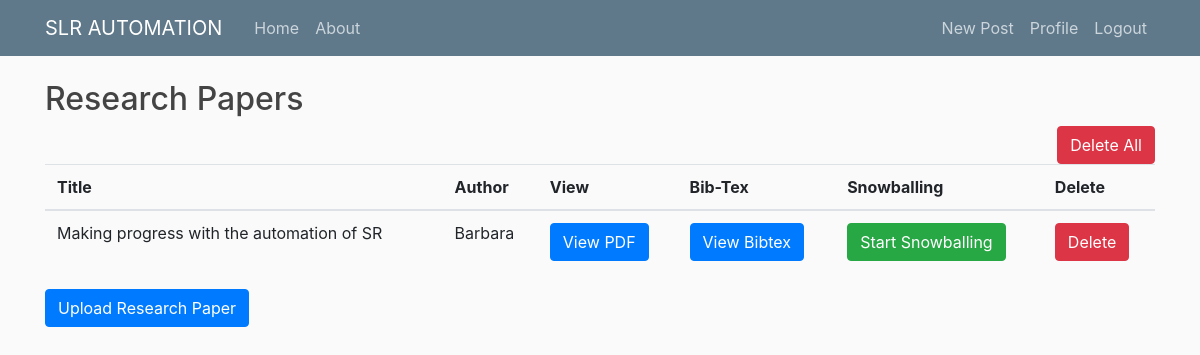
The app's page /journals_history/ (signed in), older data.
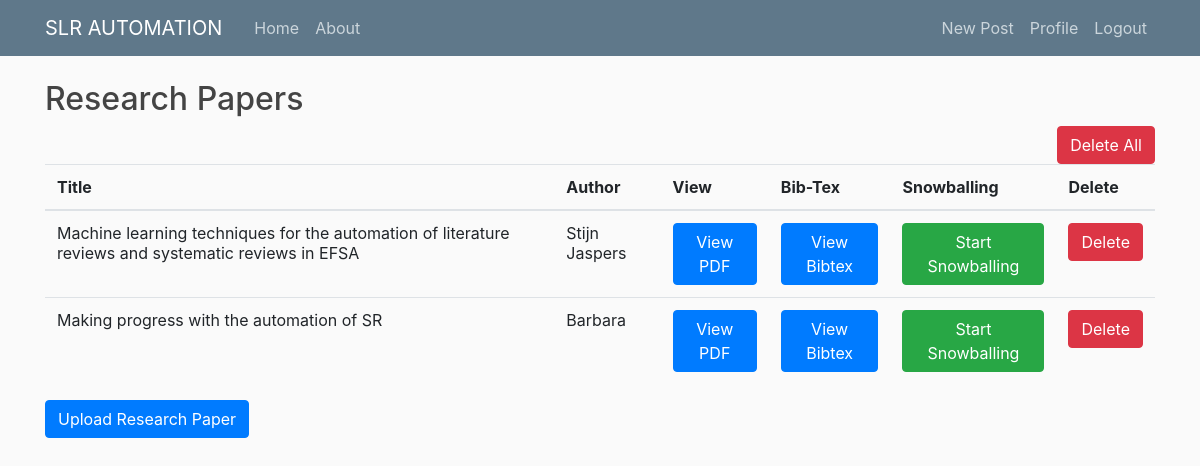
The same page, newer data.
### users/models.py (models this page shows, shortened)
class Papers(models.Model):
    id = models.AutoField(primary_key=True)
    title = models.CharField(max_length=100)
    author = models.CharField(max_length=100)
    pdf = models.FileField(upload_to='documents/')
    uploaded_at = models.DateTimeField(auto_now_add=True)
    user = models.ForeignKey(User, on_delete=models.CASCADE, null=True)
    def __str__(self):
        return self.title

### users/views.py (the view)
# urls.py: path('journals_history/', user_views.journal_history, name='journal_history'),
def journal_history(request):
    journals = Papers.objects.filter(user=request.user).order_by('-uploaded_at')
    print(journals)
    return render(request, 'users/journal_history.html', {'journals': journals})

### users/templates/users/journal_history.html
{% extends "blog/base.html" %}
{% load crispy_forms_tags %}
{% block content %}
    <h2>Research Papers</h2>
        <a href="/journals_delete" class="btn btn-danger pull-right">Delete All</a>
    <table class="table">
        <thead>
            <tr>
                <th>Title</th>
                <th>Author</th>
                <th>View</th>
                <th>Bib-Tex</th>
                <th>Snowballing</th>
                <th>Delete</th>
            </tr>
        </thead>
        <tbody>
                {% for journal in journals %}
                <tr>
                    <td>{{ journal.title}}</td>
                    <td>{{journal.author}}</td>
                    <td>
                        <a href="{{journal.pdf.url}}" class="btn btn-primary btn sm" target="_blank">
                            View PDF
                        </a>
                    </td>
                     <td>
                        <a href="/bib-tex/{{journal.id}}" class="btn btn-primary btn sm" target="_blank">
                            View Bibtex
                        </a>
                    </td>
                    <td>
                        <a href="/snowballing/{{journal.id}}" class="btn btn-success btn sm" target="_blank">
                           Start Snowballing
                        </a>
                    </td>
                     <td>
                        <a href="/journals_delete/{{journal.id}}" class="btn btn-danger btn sm">
                           Delete
                        </a>
                    </td>
                </tr>
                    {% endfor %}
        </tbody>
    </table>
    <p>
        <a href="{% url 'upload_journal' %}" class="btn btn-primary">Upload Research Paper</a>
    </p>
{% endblock %}

### blog/templates/blog/base.html (shortened to what this page needs)
{% load static %}
<html lang="en">
<head>
    <link rel="stylesheet" href="https://stackpath.bootstrapcdn.com/bootstrap/4.3.1/css/bootstrap.min.css">
    <link rel="stylesheet" type="text/css" href="{% static 'blog/main.css' %}">
    <link rel="stylesheet" href="https://cdn.datatables.net/1.10.20/css/jquery.dataTables.min.css">
    <link href="{% static 'css/parsifal.css' %}?v=2" rel="stylesheet">
    <link href="{% static 'css/font-awesome.min.css' %}" rel="stylesheet">
    <link href="{% static 'css/selectize.bootstrap3.css' %}" rel="stylesheet">
</head>
<body>
<header class="site-header">
  <nav class="navbar navbar-expand-md navbar-dark bg-steel fixed-top">
    <div class="container">
      <a class="navbar-brand mr-4" href="{% url 'blog-home' %}">SLR AUTOMATION</a>
      <div class="collapse navbar-collapse" id="navbarToggle">
        <div class="navbar-nav mr-auto">
          <a class="nav-item nav-link" href="{% url 'blog-home' %}">Home</a>
          <a class="nav-item nav-link" href="{% url 'blog-about' %}">About</a>
        </div>
        <div class="navbar-nav">
            {% if user.is_authenticated %}
                <a class="nav-item nav-link" href="{% url 'post-create' %}">New Post</a>
                <a class="nav-item nav-link" href="{% url 'profile' %}">Profile</a>
                <a class="nav-item nav-link" href="{% url 'logout' %}">Logout</a>
            {% else %}
                <a class="nav-item nav-link" href="{% url 'login' %}">Login</a>
                <a class="nav-item nav-link" href="{% url 'register' %}">Register</a>
            {% endif%}
        </div>
      </div>
    </div>
  </nav>
</header>
   <main role="main" class="container">
  <div class="row">
    <div class="col-md-12">
        {% block content %}{% endblock %}
    </div>
  </div>
</main>
</body>
</html>

### blog/static/blog/main.css (style rules this page uses)
body { background: #fafafa; color: #333333; margin-top: 5rem; }
h1, h2, h3, h4, h5, h6 { color: #444444; }
.bg-steel { background-color: #5f788a; }
.site-header .navbar-nav .nav-link { color: #cbd5db; }

### blog/static/css/parsifal.css (style rules this page uses)
html, body { height: 100%; }
header .navbar { margin-bottom: 0; border-radius: 0; }
main { margin-top: 20px; }

Row changes from the older to the newer data that the page shows:
added Papers: title "Machine learning techniques for the automation of literature reviews and systematic reviews in EFSA", author "Stijn Jaspers"
